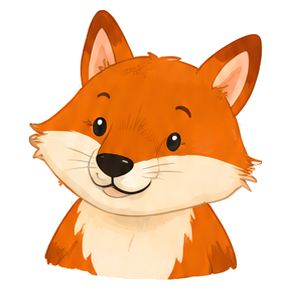
#> input picture assets/images/gokid-cut-fox.png, 291 x 291 px, found by its file name
$ python fix-avatar-art.py
#> lines starting #> are read from the running program, lines starting #| are printed output that depends on the picture
"""
Re-frames the preset avatar cutouts so they actually fill their disc.

The originals were badly composed: the fox had a stray full-height artifact line at x=0 and the animal
itself crammed into the right ~55% of the frame; the elephant wasted 19% on the left. Because the
stray pixels reached the frame edge, a normal alpha-bbox trim did nothing — so `contentFit="cover"`
scaled the whole (mostly empty) frame and the animal rendered small and off-centre inside the ring,
instead of filling it the way design/GoKid-addchild-screen.png shows.

Fix: find the LARGEST CONTIGUOUS run of dense rows/columns (which ignores isolated artifact lines),
crop to it, then re-pad onto a square transparent canvas with a small even margin. Square keeps
`cover` and `contain` both well-behaved, and centring means the animal sits in the middle of the ring.
Transparency is preserved, so the art still works on the home cards' per-child washes.
"""

from PIL import Image
import shutil
import os

ASSETS = "assets/images"
FILES = ["gokid-cut-fox.png", "gokid-cut-elephant.png", "gokid-lion.png"]
# Margin as a fraction of the square canvas, so the animal has a little breathing room in the ring.
MARGIN = 0.04


def runs(density, threshold):
    """Contiguous index runs where density exceeds threshold."""
    out, start = [], None
    for i, v in enumerate(density):
        if v > threshold:
            if start is None:
                start = i
        elif start is not None:
            out.append((start, i - 1))
            start = None
    if start is not None:
        out.append((start, len(density) - 1))
    return out


def widest(density, threshold=0.02):
    r = runs(density, threshold)
    if not r:
        return 0, len(density) - 1
    return max(r, key=lambda ab: ab[1] - ab[0])


for name in FILES:
    path = os.path.join(ASSETS, name)
    im = Image.open(path).convert("RGBA")
#> im is the input picture: PIL image 291x291 RGBA; mean R, G, B, A 115.8, 75.7, 42.4, 128.6
    w, h = im.size
#> w = 291; h = 291
    alpha = im.split()[-1].load()

    cols = [sum(1 for y in range(h) if alpha[x, y] > 40) / h for x in range(w)]
#> cols = 291 values, max 0.918 at index 105, min 0 at index 0, mean 0.504
    rows = [sum(1 for x in range(w) if alpha[x, y] > 40) / w for y in range(h)]
#> rows = 291 values, max 0.763 at index 158, min 0 at index 0, mean 0.504

    l, r = widest(cols)
#> the loop in runs, `for i, v in enumerate(density):` made 291 passes
#> (v, start) on pass 30: (0.0344, 29)
#> v on passes 1 to 6: 0, 0, 0, 0, 0, 0
#> after the loop in runs, `for i, v in enumerate(density):`: out = [(29, 261)]
#> l = 29; r = 261
    t, b = widest(rows)
#> the loop in runs (call 2), `for i, v in enumerate(density):` made 291 passes
#> (v, start) on pass 11: (0.0309, 10)
#> t = 10; b = 279
    cropped = im.crop((l, t, r + 1, b + 1))
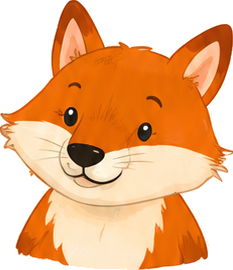
#> cropped: PIL image 233x270 RGBA; mean R, G, B, A 155.9, 101.9, 57.1, 173.1; transparent parts drawn white
    cw, ch = cropped.size
#> cw = 233; ch = 270

    # Square canvas sized to the longer edge plus margin, animal centred.
    side = int(max(cw, ch) * (1 + MARGIN * 2))
#> side = 291
    canvas = Image.new("RGBA", (side, side), (0, 0, 0, 0))
#> canvas: PIL image 291x291 RGBA; every value is 0
    canvas.paste(cropped, ((side - cw) // 2, (side - ch) // 2), cropped)

    backup = path.replace(".png", "-original.png")
    if not os.path.exists(backup):
        shutil.copy2(path, backup)
    canvas.save(path)

    print(f"{name}: {w}x{h} -> content {cw}x{ch} -> square {side}x{side}  (backup: {os.path.basename(backup)})")
#| gokid-cut-fox.png: 291x291 -> content 233x270 -> square 291x291  (backup: gokid-cut-fox-original.png)
#> pass 2 of the loop `for name in FILES:`:
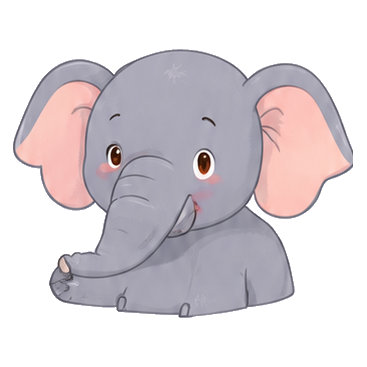
#> input picture assets/images/gokid-cut-elephant.png, 367 x 367 px, found by its file name
#> im is the input picture: PIL image 367x367 RGBA; mean R, G, B, A 88.5, 81.7, 86.1, 124.9
#> cols = 367 values, max 0.733 at index 179, min 0 at index 0, mean 0.49
#> rows = 367 values, max 0.926 at index 149, min 0 at index 0, mean 0.49
#> `l, r = widest(cols)`: l = 13; r = 352
#> t = 49; b = 317
#> `cropped = im.crop((l, t, r + 1, b + 1))`:
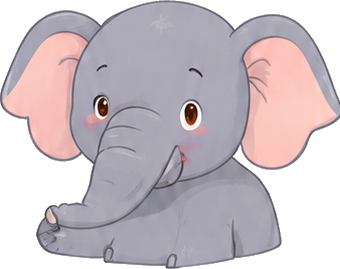
#> cropped: PIL image 340x269 RGBA; mean R, G, B, A 130.3, 120.3, 126.8, 183.9; transparent parts drawn white
#| gokid-cut-elephant.png: 367x367 -> content 340x269 -> square 367x367  (backup: gokid-cut-elephant-original.png)
#> pass 3 of the loop `for name in FILES:`:
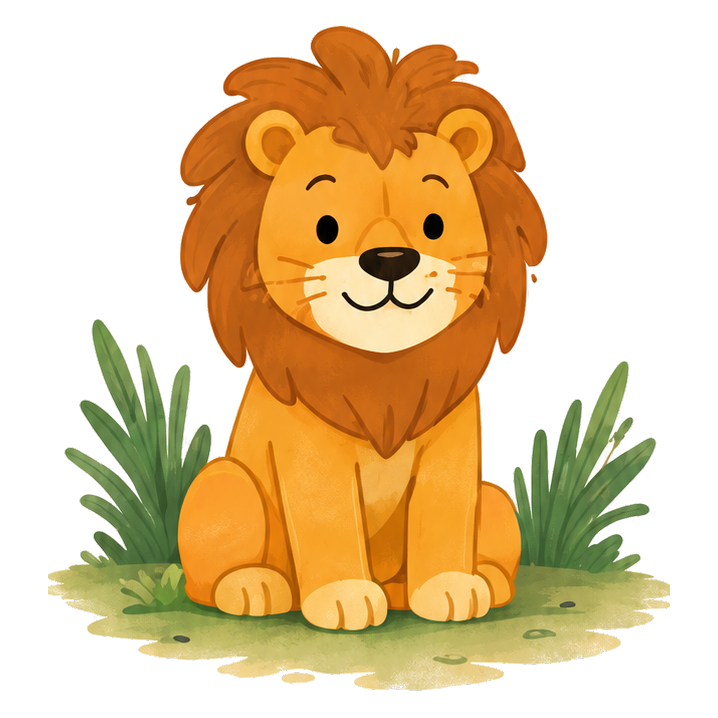
#> input picture assets/images/gokid-lion.png, 718 x 718 px, found by its file name
#> im is the input picture: PIL image 718x718 RGBA; mean R, G, B, A 95.1, 69.2, 28.4, 123.4
#> cols = 718 values, max 0.912 at index 362, min 0 at index 0, mean 0.484
#> rows = 718 values, max 0.866 at index 586, min 0 at index 0, mean 0.484
#> `l, r = widest(cols)`: l = 49; r = 669
#> t = 26; b = 689
#> `cropped = im.crop((l, t, r + 1, b + 1))`:
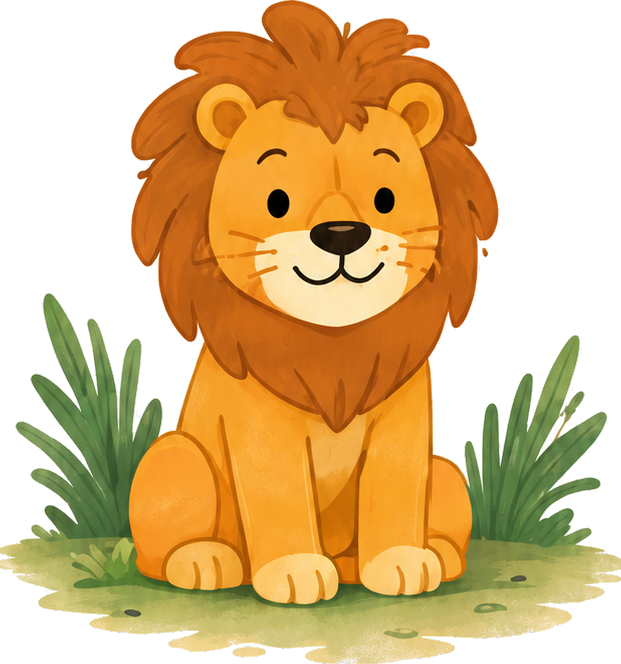
#> cropped: PIL image 621x664 RGBA; mean R, G, B, A 118.9, 86.5, 35.4, 154.2; transparent parts drawn white
#> `canvas.paste(cropped, ((side - cw) // 2, (side - ch) // 2), cropped)`:
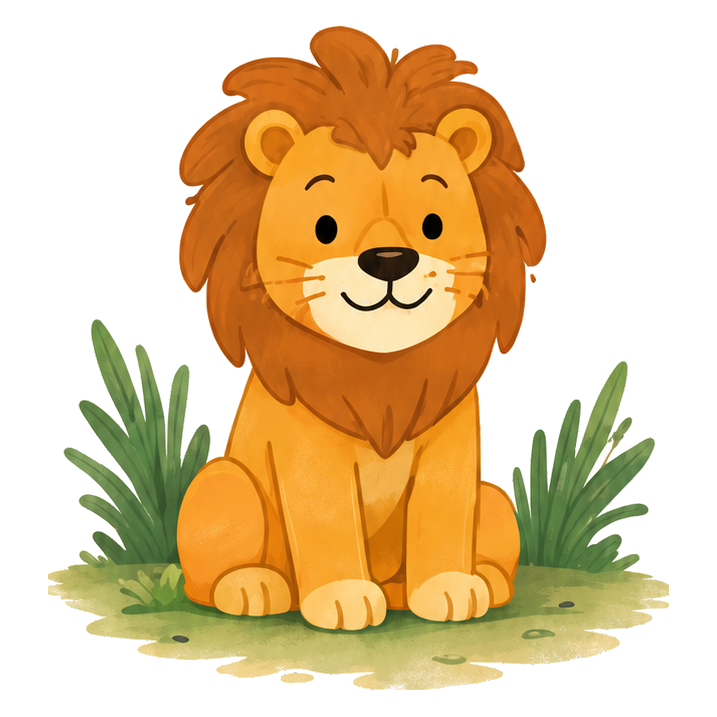
#> canvas: PIL image 717x717 RGBA; mean R, G, B, A 95.1, 69.1, 28.2, 123.6; transparent parts drawn white
#| gokid-lion.png: 718x718 -> content 621x664 -> square 717x717  (backup: gokid-lion-original.png)
